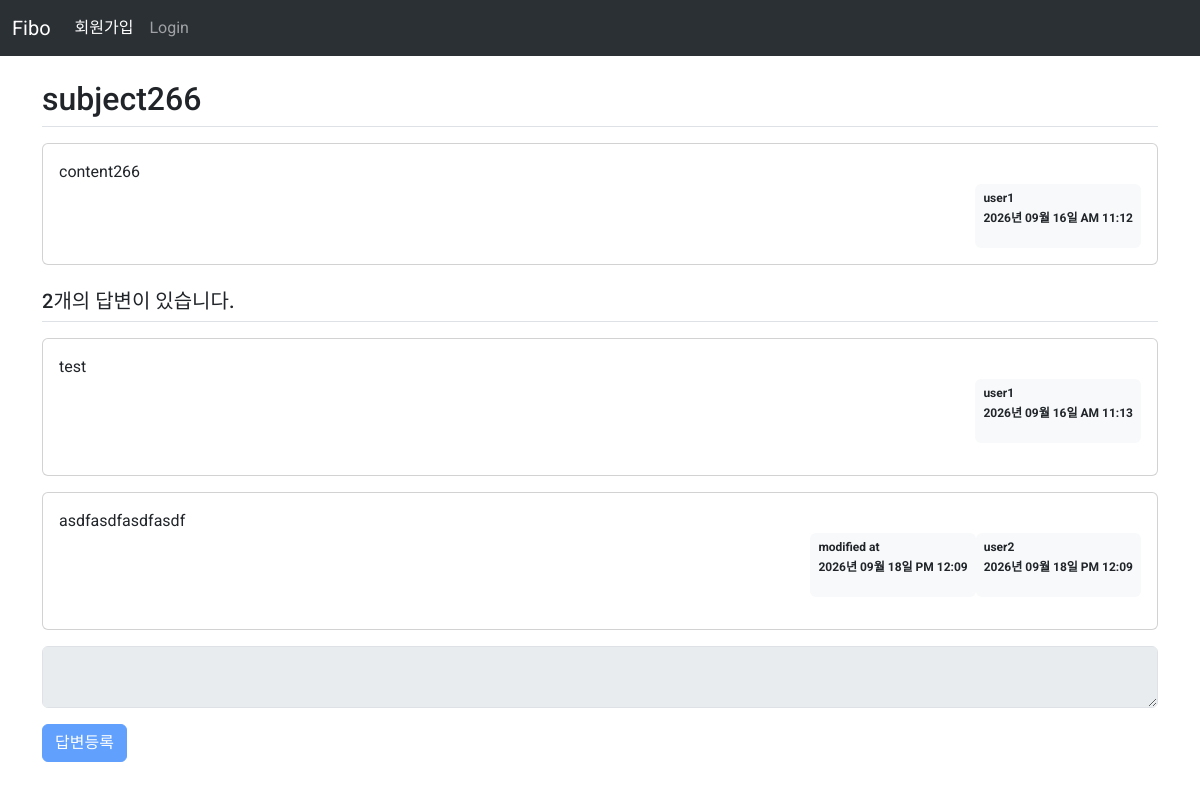
Screenshot of /question/detail/267 with the database file from the repository.
### pybo/models.py (models this page shows)
class Question(db.Model):
    id = db.Column(db.Integer, primary_key=True)
    subject = db.Column(db.String(200), nullable=False)
    content = db.Column(db.Text, nullable=False)
    create_date = db.Column(db.DateTime,nullable=False)
    user_id = db.Column(db.Integer, db.ForeignKey('user.id',ondelete="CASCADE"), nullable=False)
    user = db.relationship('User', backref=db.backref('question_set'))
    modify_date = db.Column(db.DateTime,nullable=True)

class User(db.Model):
    id = db.Column(db.Integer, primary_key=True)
    username = db.Column(db.String(150), unique=True, nullable=False)
    password = db.Column(db.String(200), nullable=False)
    email = db.Column(db.String(120), unique=True, nullable=False)

class Answer(db.Model):
    id = db.Column(db.Integer, primary_key=True)
    question_id = db.Column(db.Integer, db.ForeignKey('question.id',ondelete="CASCADE"), nullable=False)
    question = db.relationship(Question, backref=db.backref('answer_set'))
    content = db.Column(db.Text, nullable=False)
    create_date = db.Column(db.DateTime,nullable=False)
    user_id = db.Column(db.Integer, db.ForeignKey('user.id',ondelete="CASCADE"), nullable=False)
    user = db.relationship('User', backref=db.backref('answer_set'))
    modify_date = db.Column(db.DateTime, nullable=True)

### pybo/views/question_views.py (the view)
@bp.route('/detail/<int:question_id>')
def detail(question_id):
    form=AnswerForm()
    question = Question.query.get_or_404(question_id)
    return render_template('question/question_detail.html', question=question,form=form)

### pybo/forms.py
class AnswerForm(FlaskForm):
    content=TextAreaField("답변내용",validators=[DataRequired("내용은 필수입니다.")])
    submit=SubmitField("답변등록")

### pybo/filter.py (called while the page is built)
def format_datetime(value,fmt="%Y년 %m월 %d일 %p %I:%M"):
    return value.strftime(fmt)

### pybo/views/auth_views.py (called while the page is built)
@bp.before_app_request
def load_logged_in_user():
    user_id = session.get('user_id')
    if user_id is None:
        g.user = None
    else:
        g.user = User.query.get(user_id)

### pybo/templates/question/question_detail.html (shortened to what this page needs)
{% extends "base.html" %}
{% block content %}
<div class="container my-3">
    <h2 class="border-bottom py-2">{{ question.subject }}</h2>
    <div class="card my-3">
        <div class="card-body">
            <div class="card-text" style="white-space: pre-line;">{{ question.content }}</div>
            <div class="d-flex justify-content-end">
                <div class="badge bg-light text-dark p-2 text-start">
                    <p class="mb-2">{{ question.user.username }}</p>
                    <p>{{ question.create_date|datetime }}</p>
                </div>
            </div>
        </div>
    </div>
    <h5 class="border-bottom my-3 py-2">{{ question.answer_set|length }}개의 답변이 있습니다.</h5>
    {% for answer in question.answer_set %}
    <div class="card my-3">
        <div class="card-body">
            <div class="card-text" style="white-space: pre-line;">{{ answer.content }}</div>
            <div class="d-flex justify-content-end">
                {% if answer.modify_date %}
                <div class="badge bg-light text-dark p-2 text-start">
                    <p class="mb-2">modified at</p>
                    <p>{{ answer.modify_date|datetime }}</p>
                </div>
                {% endif %}
                <div class="badge bg-light text-dark p-2 text-start">
                    <p class="mb-2">{{ answer.user.username }}</p>
                    <p>{{ answer.create_date|datetime }}</p>
                </div>
            </div>
        </div>
    </div>
    {% endfor %}
    <form action="{{ url_for('answer.create', question_id=question.id) }}" method="post" class="my-3">
        <div class="mb-3">
            {{ form.content(class='form-control', disabled=(not g.user)) }}
        </div>
        <input type="submit" value="답변등록" class="btn btn-primary"
        {% if not g.user %}disabled{% endif %}>
    </form>
</div>
{% endblock %}

### pybo/static/style.css (style rules this page uses)
body { font-family: "Roboto", sans-serif; font-weight: 400; }
textarea { width:100%; }

### rows the page displays
Question: subject "subject266", content "content266", create_date "2026년 09월 16일 AM 11:12"
User: user.username "user1"
Answer: content "test", user.username "user1", create_date "2026년 09월 16일 AM 11:13"
Answer: content "asdfasdfasdfasdf", modify_date "2026년 09월 18일 PM 12:09", user.username "user2", create_date "2026년 09월 18일 PM 12:09"

### other values shown
{{ question.answer_set|length }} "2"
